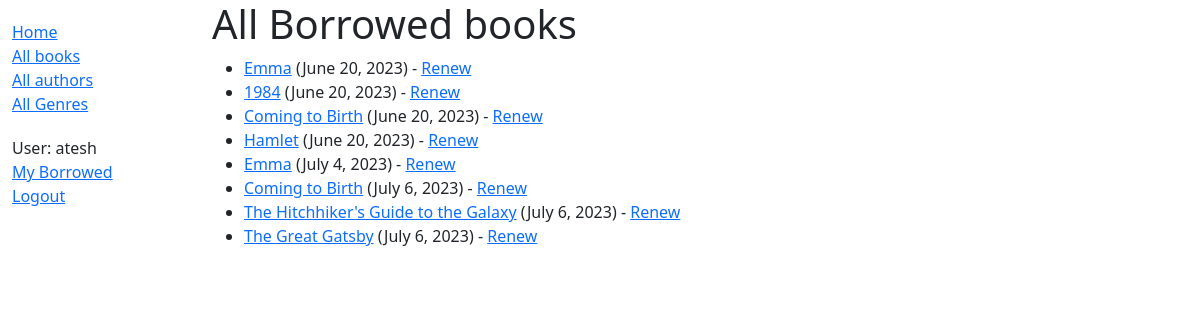
The page /catalog/borrowed/ (signed in) on the database as committed earlier.
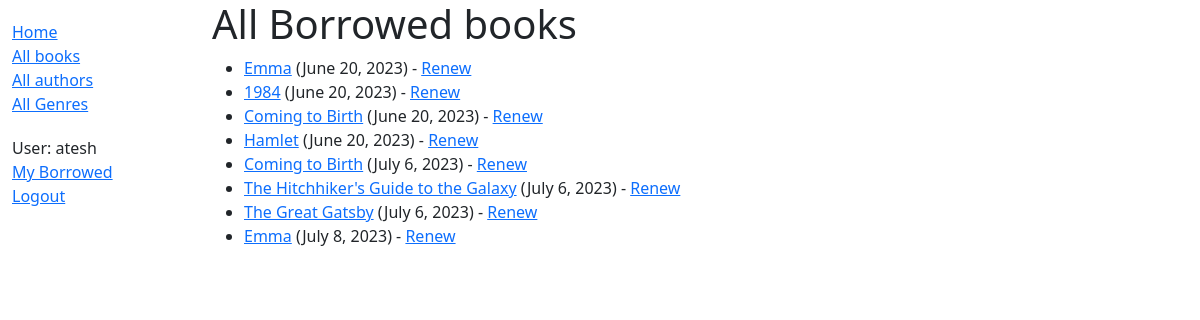
The same page on the database as committed later.
### catalog/models.py (models this page shows, shortened)
class BookInstance(models.Model):
    id = models.UUIDField(primary_key=True, default=uuid.uuid4, help_text='Unique ID for this particular book across whole library') #uuid.uuid4 generates a unique id for the book instance
    book = models.ForeignKey('Book', on_delete=models.SET_NULL, null=True)
    imprint = models.CharField(max_length=200)
    due_back = models.DateField(null=True, blank=True)
    LOAN_STATUS = ( #tuple of tuples
        ('m', 'Maintenance'), #first element is the value stored in the db, second element is the human-readable name
        ('o', 'On loan'),
        ('a', 'Available'),
        ('r', 'Reserved'),
    )
    status = models.CharField( #status field is a character field that only allows the values in the LOAN_STATUS tuple
        max_length=1,
        choices=LOAN_STATUS,
        blank=True,
        default='m',
        help_text='Book availability',
    )
    borrower = models.ForeignKey(User, on_delete=models.SET_NULL, null=True, blank=True)
    @property
    def is_overdue(self):
        return bool(self.due_back and date.today() > self.due_back)
    class Meta:
        ordering = ['due_back']
        permissions = (("can_mark_returned", "Set book as returned"),)

class Book(models.Model):
    title = models.CharField(max_length=200)
    author = models.ForeignKey('Author', on_delete=models.SET_NULL, null=True)
    summary = models.TextField(max_length=1000, help_text='Enter a brief description of the book')
    isbn = models.CharField('ISBN',max_length=13, help_text='13 Character <a href="https://www.isbn-international.org/content/what-isbn">ISBN number</a>')
    genre = models.ManyToManyField(Genre, help_text='Select a genre for this book')
    language = models.ForeignKey('Language', on_delete=models.SET_NULL, null=True)
    def display_genre(self):
        """Create a string for the Genre. This is required to display genre in Admin."""
        return ', '.join(genre.name for genre in self.genre.all()[:3])
    display_genre.short_description = 'Genre'

### catalog/views.py (the view)
# urls.py: path('borrowed/', views.LoanedBooksAllListView.as_view(), name='all-borrowed'), #added this for the challenge
class LoanedBooksAllListView(PermissionRequiredMixin, generic.ListView):
    model = BookInstance
    permission_required = 'catalog.can_mark_returned'
    template_name = 'catalog/bookinstance_list_borrowed_all.html'
    paginate_by = 10
    def get_queryset(self):
        return BookInstance.objects.filter(status__exact='o').order_by('due_back')

### catalog/templates/catalog/bookinstance_list_borrowed_all.html (shortened to what this page needs)
{% extends "base_generic.html" %}
{% block content %}
    <h1>All Borrowed books</h1>
    {% if bookinstance_list %}
    <ul>
        {% for bookinst in bookinstance_list %}
        <li class="{% if bookinst.is_overdue %}text-danger{% endif %}">
            <a href="{% url 'book-detail' bookinst.book.pk %}">{{bookinst.book.title}}</a> ({{ bookinst.due_back }})
            {% if perms.catalog.can_mark_returned %}- <a href="{% url 'renew-book-librarian' bookinst.id %}">Renew</a>
            {% endif %}
        </li>
        {% endfor %}
    </ul>
    {% else %}
  <p>There are no books borrowed.</p>
  {% endif %}
{% endblock %}

Rows that differ between the two databases and show on the page:
changed BookInstance: due_back "July 4, 2023" → "July 8, 2023"; moves down the list
